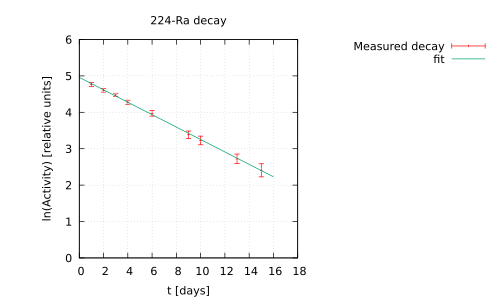

Source code (gnuplot):
set terminal pdf
set title "224-Ra decay"
set xlabel "t [days]"
set ylabel "ln(Activity) [relative units]"
set grid
set key outside

set xrange [0:18]
set yrange [0:6]
set size square 1.0,1.0

set linetype 1 lc rgb "red
set pointsize 0.3


plot "Data.txt" using 2:4:6 w yerrorbars title "Measured decay",\
"Fit_data.txt" using 1:2 with lines title "fit"
pause -1
